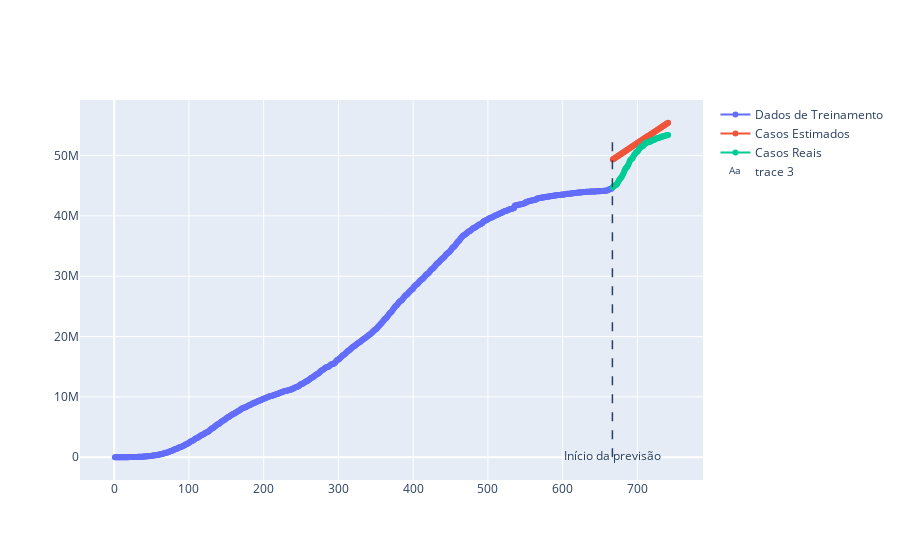

Here is the notebook cell this chart was saved with:
### Code cell
fig = go.Figure(data=[
    go.Scatter(x=dias_train, y=df2['last_available_confirmed'][:int(0.9*len(df2))], name='Dados de Treinamento',mode="lines+markers"),
    go.Scatter(x=dias_test, y=y_previsto, name = 'Casos Estimados',mode="lines+markers"),
    go.Scatter(x=dias_test, y=df2['last_available_confirmed'][int(0.9*len(df2)):], name = 'Casos Reais',mode="lines+markers")
])
fig.add_shape(
        # Line Vertical
        dict(
            type="line",
            x0= previsao + 0.5,
            y0=120,
            x1=previsao + 0.5,
            y1=max(df2['last_available_confirmed']),
            line=dict(
                width=1.5,
                dash= "dash"
            )
))

fig.add_trace(go.Scatter(
    x=[previsao + 0.5],
    y=[2],
    text=["Início da previsão"],
    mode="text",
))

fig.show()
